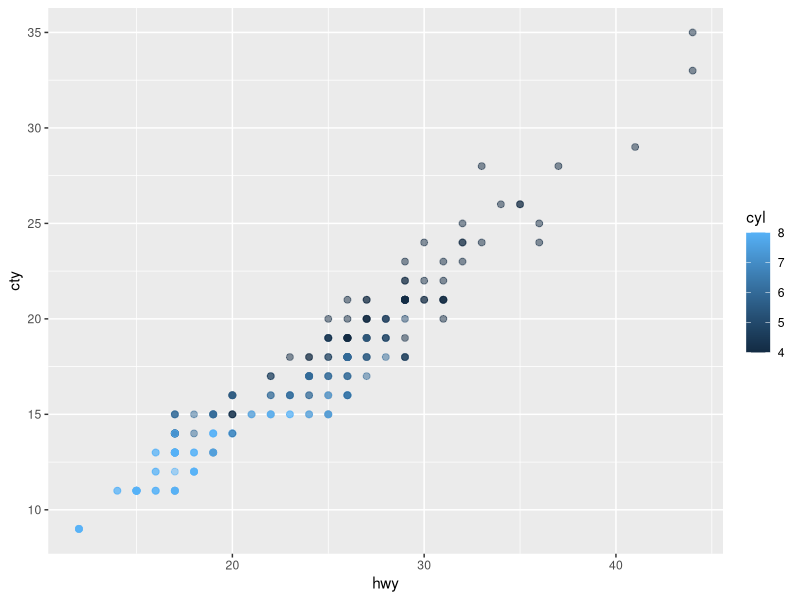
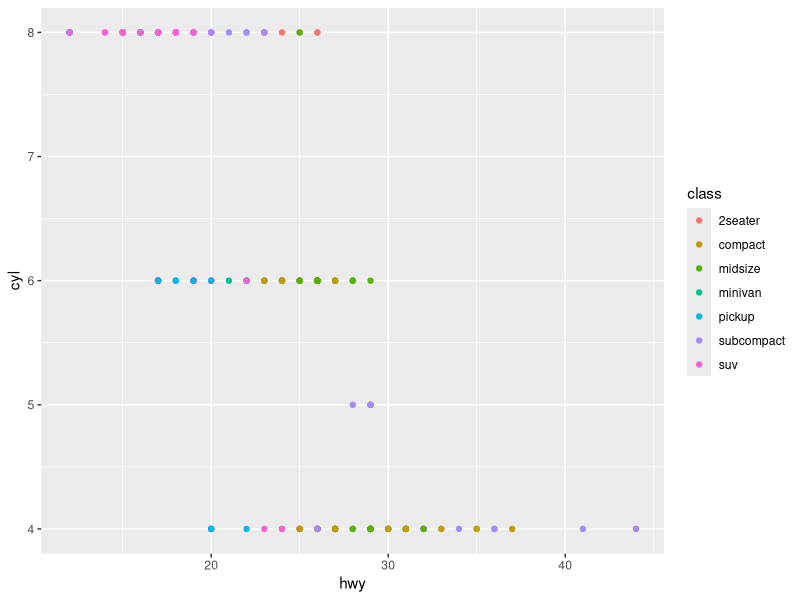
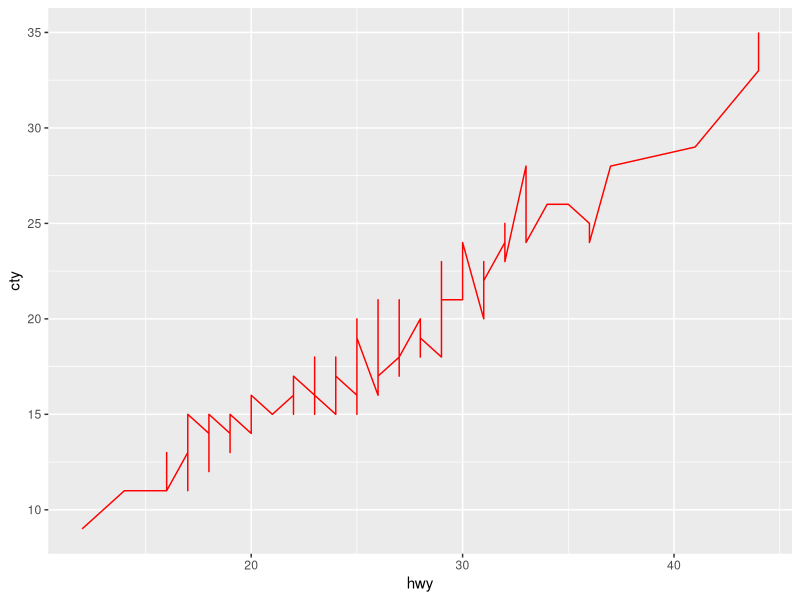

The R source for these figures, in order:
## ---- chunk 1
#| label: load-packages


library(ggplot2)
## ---- chunk 2
#| label: scatterplot


ggplot(mpg, aes(x = hwy, y = cty, color = cyl)) +
  geom_point(alpha = 0.5, size = 2)
## ---- chunk 3
ggplot(mpg, aes(x=hwy, y=cyl, color = class)) +
  geom_point()
## ---- chunk 4
ggplot(mpg, aes(x=hwy, y=cty)) +
         geom_line(color="red")
